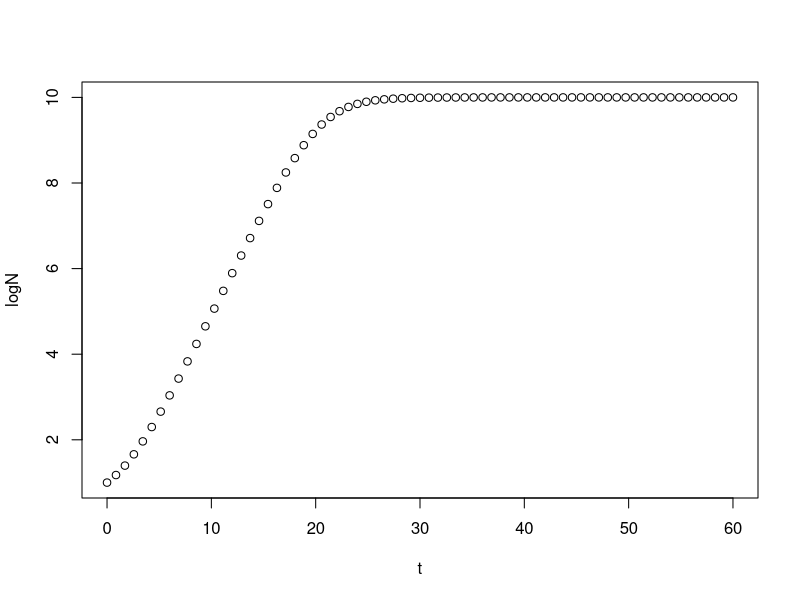

Reproduce this figure in R.
t <- seq(0,60,length.out = 71)

logNmax <- 10
logN0 <- 1
mumax <- 0.492105
lag <- 1
q0 <- 1/(exp(lag)-1)
A = t + (1/mumax)*log((exp(-mumax*t)+q0)/(1+q0))

logN = logN0 + mumax*A - log(1+((exp(mumax*A)-1)/(exp(logNmax-logN0))))

plot(t,logN)
